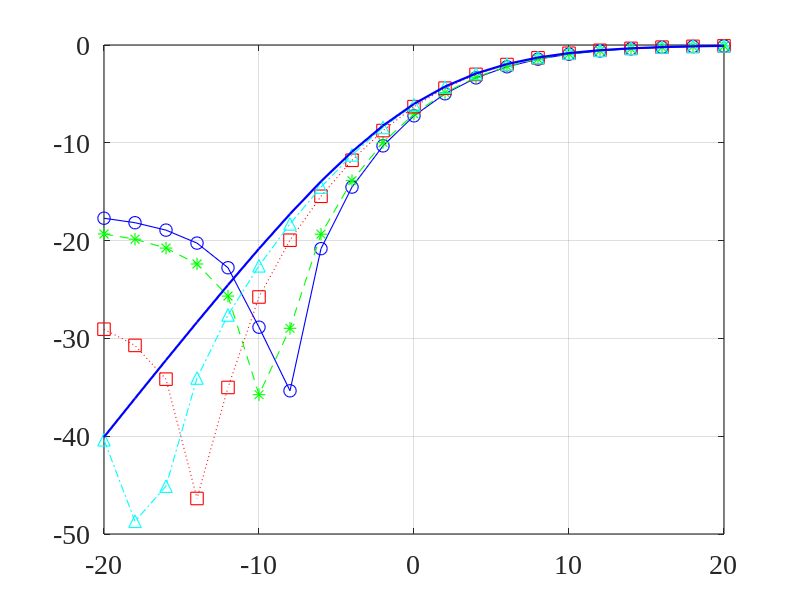
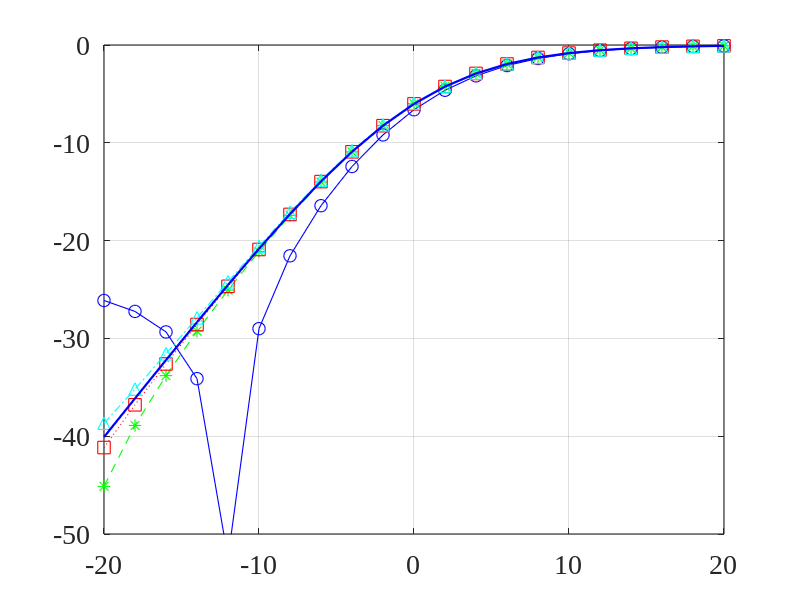
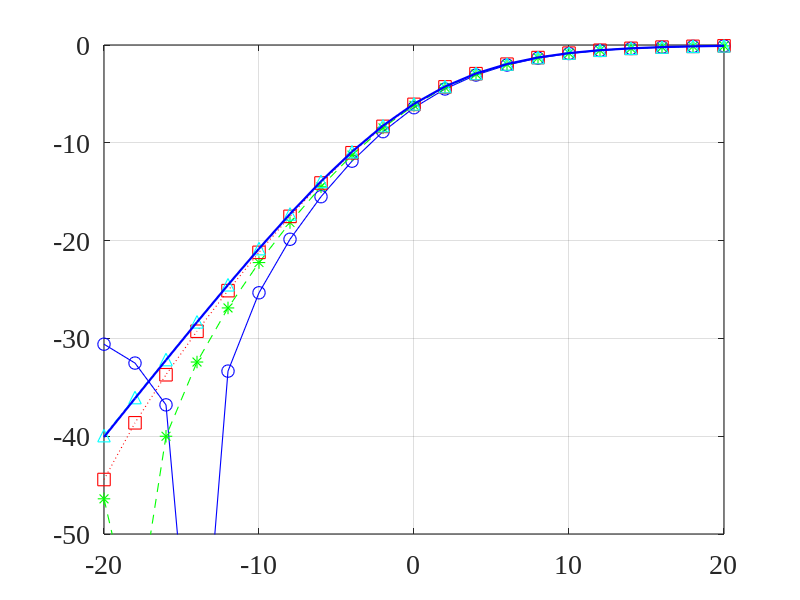
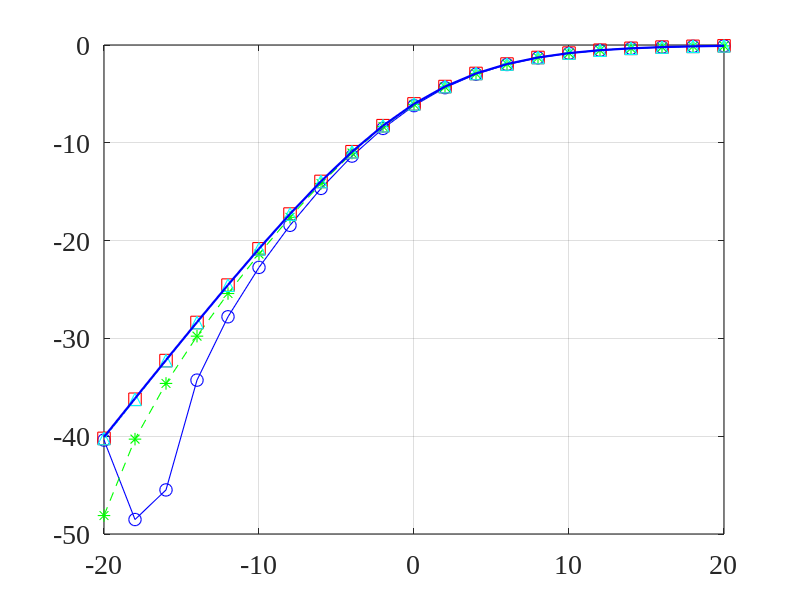

Recreate these plots in MATLAB, in order.
close all; clc; clear all;
linewd = 0.8;
hcfontsize = 20;
MarkerSize=9;
A0=0.5;
T=512;
f0=0.1;

theta_d=70/180*pi;

alpha=0.001; % sigma_w^2/sigma_u^2
Ks=1e3;
s=1253;

M_values=[2 5 10 20]; % Number of sensors
f=f0;

phiX1=A0^2/4*(sin(T*pi*(f+f0))./sin(pi*(f+f0))).^2+A0^2/4*(sin(T*pi*(f-f0+eps))./sin(pi*(f-f0+eps))).^2;

iSNR_db_values=-20:20;
Hw_dB_values=zeros(length(iSNR_db_values),length(M_values)+1);

iSNR=10.^(iSNR_db_values/10);
Hw_dB_values(:,end)=20*log10(iSNR./(iSNR+1)); % theoretical value
for idxM=1:length(M_values)
    M=M_values(idxM);
    [m_mat,n_mat]=meshgrid(1:M,1:M);
    
    I_M=eye(M);
    i_i=I_M(:,1);
    d=exp(-1i*2*pi*f.*(0:M-1)'*cos(theta_d));
    
    phiV0=(1-alpha)*sinc(2*f*(m_mat-n_mat))+alpha*eye(M); % diffuse noise
    C=cholcov(phiV0);
    rng(s);
    V0= C'*randn(M,Ks);
    
    Gamma0=sinc(2*f*(m_mat-n_mat));
    idx_ij=find(m_mat>n_mat);
    
    for idxS=1:length(iSNR_db_values)
        iSNR_dB=iSNR_db_values(idxS);
        iSNR=10^(iSNR_dB/10);
        
        phiV1=phiX1/iSNR;
        sigma2=phiX1/iSNR/phiV0(1,1);
        V=sigma2^0.5*V0;
        phiV=V*V'/Ks;
        
        phiY=phiX1*d*d'+phiV;
        GammaY=phiY/phiY(1,1);
        Hw_dB_values(idxS,idxM)=20*log10((d'*(GammaY-Gamma0)*d)/(M^2-d'*Gamma0*d));
    end
end

figure
plot(iSNR_db_values(1:2:end),Hw_dB_values(1:2:end,1),'-bo','linewidth',linewd, 'MarkerSize',MarkerSize);
hold on
plot(iSNR_db_values(1:2:end),Hw_dB_values(1:2:end,2),'--g*','linewidth',linewd, 'MarkerSize',MarkerSize);
plot(iSNR_db_values(1:2:end),Hw_dB_values(1:2:end,3),':rs','linewidth',linewd, 'MarkerSize',MarkerSize);
plot(iSNR_db_values(1:2:end),Hw_dB_values(1:2:end,4),'-.c^','linewidth',linewd, 'MarkerSize',MarkerSize);
plot(iSNR_db_values(1:2:end),Hw_dB_values(1:2:end,5),'-b','linewidth',2*linewd, 'MarkerSize',MarkerSize);
hold off
set(gca, 'Color', [1, 1, 1]);
set(gca, 'FontName', 'Times New Roman');
set(gca, 'FontSize', hcfontsize);
set(gca, 'LineWidth', linewd);
set(gca,'YLim',[-50 0]);
box on; grid on;

Ks=1e4;

M_values=[2 5 10 20]; % Number of sensors
f=f0;

phiX1=A0^2/4*(sin(T*pi*(f+f0))./sin(pi*(f+f0))).^2+A0^2/4*(sin(T*pi*(f-f0+eps))./sin(pi*(f-f0+eps))).^2;

iSNR_db_values=-20:20;
Hw_dB_values=zeros(length(iSNR_db_values),length(M_values)+1);

iSNR=10.^(iSNR_db_values/10);
Hw_dB_values(:,end)=20*log10(iSNR./(iSNR+1)); % theoretical value
for idxM=1:length(M_values)
    M=M_values(idxM);
    [m_mat,n_mat]=meshgrid(1:M,1:M);
    
    I_M=eye(M);
    i_i=I_M(:,1);
    d=exp(-1i*2*pi*f.*(0:M-1)'*cos(theta_d));
    
    phiV0=(1-alpha)*sinc(2*f*(m_mat-n_mat))+alpha*eye(M); % diffuse noise
    C=cholcov(phiV0);
    rng(s);
    V0= C'*randn(M,Ks);
    
    Gamma0=sinc(2*f*(m_mat-n_mat));
    idx_ij=find(m_mat>n_mat);
    
    for idxS=1:length(iSNR_db_values)
        iSNR_dB=iSNR_db_values(idxS);
        iSNR=10^(iSNR_dB/10);
        
        phiV1=phiX1/iSNR;
        sigma2=phiX1/iSNR/phiV0(1,1);
        V=sigma2^0.5*V0;
        phiV=V*V'/Ks;
        
        phiY=phiX1*d*d'+phiV;
        GammaY=phiY/phiY(1,1);
        
        Hw_dB_values(idxS,idxM)=20*log10((d'*(GammaY-Gamma0)*d)/(M^2-d'*Gamma0*d));
    end
end

figure
plot(iSNR_db_values(1:2:end),Hw_dB_values(1:2:end,1),'-bo','linewidth',linewd, 'MarkerSize',MarkerSize);
hold on
plot(iSNR_db_values(1:2:end),Hw_dB_values(1:2:end,2),'--g*','linewidth',linewd, 'MarkerSize',MarkerSize);
plot(iSNR_db_values(1:2:end),Hw_dB_values(1:2:end,3),':rs','linewidth',linewd, 'MarkerSize',MarkerSize);
plot(iSNR_db_values(1:2:end),Hw_dB_values(1:2:end,4),'-.c^','linewidth',linewd, 'MarkerSize',MarkerSize);
plot(iSNR_db_values(1:2:end),Hw_dB_values(1:2:end,5),'-b','linewidth',2*linewd, 'MarkerSize',MarkerSize);
hold off
set(gca, 'Color', [1, 1, 1]);
set(gca, 'FontName', 'Times New Roman');
set(gca, 'FontSize', hcfontsize);
set(gca, 'LineWidth', linewd);
set(gca,'YLim',[-50 0]);
box on; grid on;


Ks=1e5;

M_values=[2 5 10 20]; % Number of sensors
f=f0;

phiX1=A0^2/4*(sin(T*pi*(f+f0))./sin(pi*(f+f0))).^2+A0^2/4*(sin(T*pi*(f-f0+eps))./sin(pi*(f-f0+eps))).^2;

iSNR_db_values=-20:20;
Hw_dB_values=zeros(length(iSNR_db_values),length(M_values)+1);

iSNR=10.^(iSNR_db_values/10);
Hw_dB_values(:,end)=20*log10(iSNR./(iSNR+1)); % theoretical value
for idxM=1:length(M_values)
    M=M_values(idxM);
    [m_mat,n_mat]=meshgrid(1:M,1:M);
    
    I_M=eye(M);
    i_i=I_M(:,1);
    d=exp(-1i*2*pi*f.*(0:M-1)'*cos(theta_d));
    phiV0=(1-alpha)*sinc(2*f*(m_mat-n_mat))+alpha*eye(M); % diffuse noise
    C=cholcov(phiV0);
    rng(s);
    V0= C'*randn(M,Ks);
    
    Gamma0=sinc(2*f*(m_mat-n_mat));
    idx_ij=find(m_mat>n_mat);
    
    for idxS=1:length(iSNR_db_values)
        iSNR_dB=iSNR_db_values(idxS);
        iSNR=10^(iSNR_dB/10);
        
        phiV1=phiX1/iSNR;
        sigma2=phiX1/iSNR/phiV0(1,1);
        V=sigma2^0.5*V0;
        phiV=V*V'/Ks;
        
        phiY=phiX1*d*d'+phiV;
        GammaY=phiY/phiY(1,1);
        
        Hw_dB_values(idxS,idxM)=20*log10((d'*(GammaY-Gamma0)*d)/(M^2-d'*Gamma0*d));
    end
end

figure
plot(iSNR_db_values(1:2:end),Hw_dB_values(1:2:end,1),'-bo','linewidth',linewd, 'MarkerSize',MarkerSize);
hold on
plot(iSNR_db_values(1:2:end),Hw_dB_values(1:2:end,2),'--g*','linewidth',linewd, 'MarkerSize',MarkerSize);
plot(iSNR_db_values(1:2:end),Hw_dB_values(1:2:end,3),':rs','linewidth',linewd, 'MarkerSize',MarkerSize);
plot(iSNR_db_values(1:2:end),Hw_dB_values(1:2:end,4),'-.c^','linewidth',linewd, 'MarkerSize',MarkerSize);
plot(iSNR_db_values(1:2:end),Hw_dB_values(1:2:end,5),'-b','linewidth',2*linewd, 'MarkerSize',MarkerSize);
hold off
set(gca, 'Color', [1, 1, 1]);
set(gca, 'FontName', 'Times New Roman');
set(gca, 'FontSize', hcfontsize);
set(gca, 'LineWidth', linewd);
set(gca,'YLim',[-50 0]);
box on; grid on;


Ks=1e6;

M_values=[2 5 10 20]; % Number of sensors
f=f0;

phiX1=A0^2/4*(sin(T*pi*(f+f0))./sin(pi*(f+f0))).^2+A0^2/4*(sin(T*pi*(f-f0+eps))./sin(pi*(f-f0+eps))).^2;

iSNR_db_values=-20:20;
Hw_dB_values=zeros(length(iSNR_db_values),length(M_values)+1);

iSNR=10.^(iSNR_db_values/10);
Hw_dB_values(:,end)=20*log10(iSNR./(iSNR+1)); % theoretical value
for idxM=1:length(M_values)
    M=M_values(idxM);
    [m_mat,n_mat]=meshgrid(1:M,1:M);
    
    I_M=eye(M);
    i_i=I_M(:,1);
    d=exp(-1i*2*pi*f.*(0:M-1)'*cos(theta_d));
    
    phiV0=(1-alpha)*sinc(2*f*(m_mat-n_mat))+alpha*eye(M); % diffuse noise
    C=cholcov(phiV0);
    rng(s);
    V0= C'*randn(M,Ks);
    
    Gamma0=sinc(2*f*(m_mat-n_mat));
    idx_ij=find(m_mat>n_mat);
    
    for idxS=1:length(iSNR_db_values)
        iSNR_dB=iSNR_db_values(idxS);
        iSNR=10^(iSNR_dB/10);
        
        phiV1=phiX1/iSNR;
        sigma2=phiX1/iSNR/phiV0(1,1);
        V=sigma2^0.5*V0;
        phiV=V*V'/Ks;
        
        phiY=phiX1*d*d'+phiV;
        GammaY=phiY/phiY(1,1);
        
        Hw_dB_values(idxS,idxM)=20*log10((d'*(GammaY-Gamma0)*d)/(M^2-d'*Gamma0*d));
    end
end

figure
plot(iSNR_db_values(1:2:end),Hw_dB_values(1:2:end,1),'-bo','linewidth',linewd, 'MarkerSize',MarkerSize);
hold on
plot(iSNR_db_values(1:2:end),Hw_dB_values(1:2:end,2),'--g*','linewidth',linewd, 'MarkerSize',MarkerSize);
plot(iSNR_db_values(1:2:end),Hw_dB_values(1:2:end,3),':rs','linewidth',linewd, 'MarkerSize',MarkerSize);
plot(iSNR_db_values(1:2:end),Hw_dB_values(1:2:end,4),'-.c^','linewidth',linewd, 'MarkerSize',MarkerSize);
plot(iSNR_db_values(1:2:end),Hw_dB_values(1:2:end,5),'-b','linewidth',2*linewd, 'MarkerSize',MarkerSize);
hold off
set(gca, 'Color', [1, 1, 1]);
set(gca, 'FontName', 'Times New Roman');
set(gca, 'FontSize', hcfontsize);
set(gca, 'LineWidth', linewd);
set(gca,'YLim',[-50 0]);
box on; grid on;
